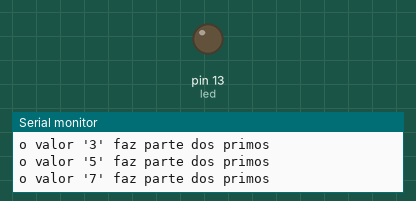
This sketch was run on a simulated Arduino Uno, built with avr-gcc and run on an emulated ATmega328P. Parts: output pins drawn as LEDs (lit = HIGH), the last lines printed to the serial monitor.

Above: at 0.18 s.
At 128.87 s:
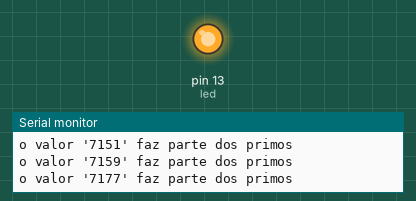
Timing chart, 0 to 129.2 s (numbered marks = the images above):
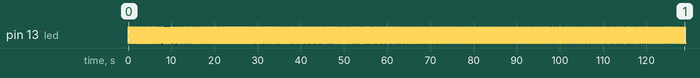

Measured:
- by itself, pin 13 (led): repeats every 0.07 s: LOW 0.04 s, HIGH 0.04 s

The sketch:

numeros_primos.ino
```cpp
int led = 13;
long teste = 0;
void setup()
{
 pinMode(led,OUTPUT);
 Serial.begin(9600);
}

void loop()
{
if(primo(teste))
{
Serial.print("o valor \'");
Serial.print(teste);
Serial.println("\' faz parte dos primos");
A();
}
teste++;
}
void A()
{
if(digitalRead(led) == LOW)
digitalWrite(led,HIGH);
else
digitalWrite(led,LOW);
}
boolean primo(long n)
{
for(int i=2;i<n;i++)
{
if(n%i==0)
return false;
}
return true;
}
```
